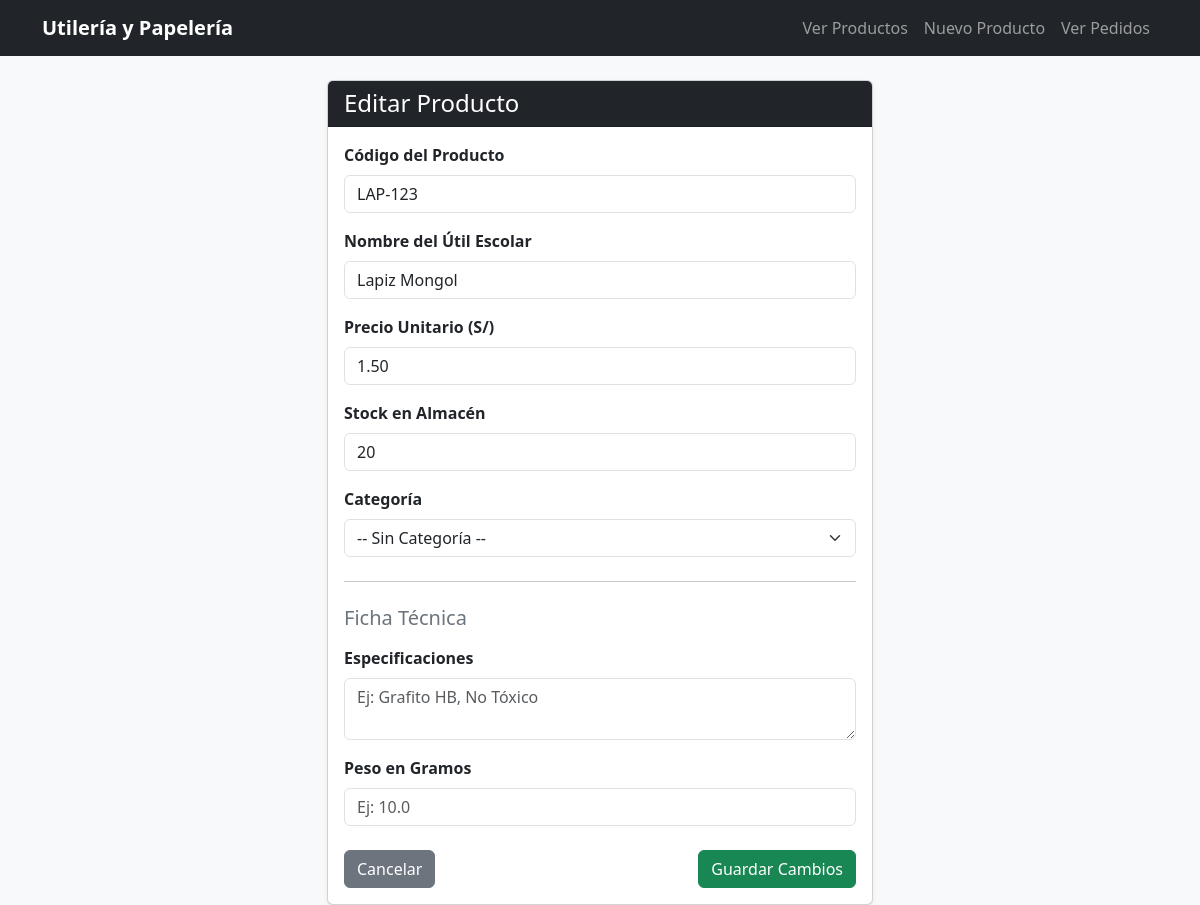
The app's page /utileria/editar/2/, older data.
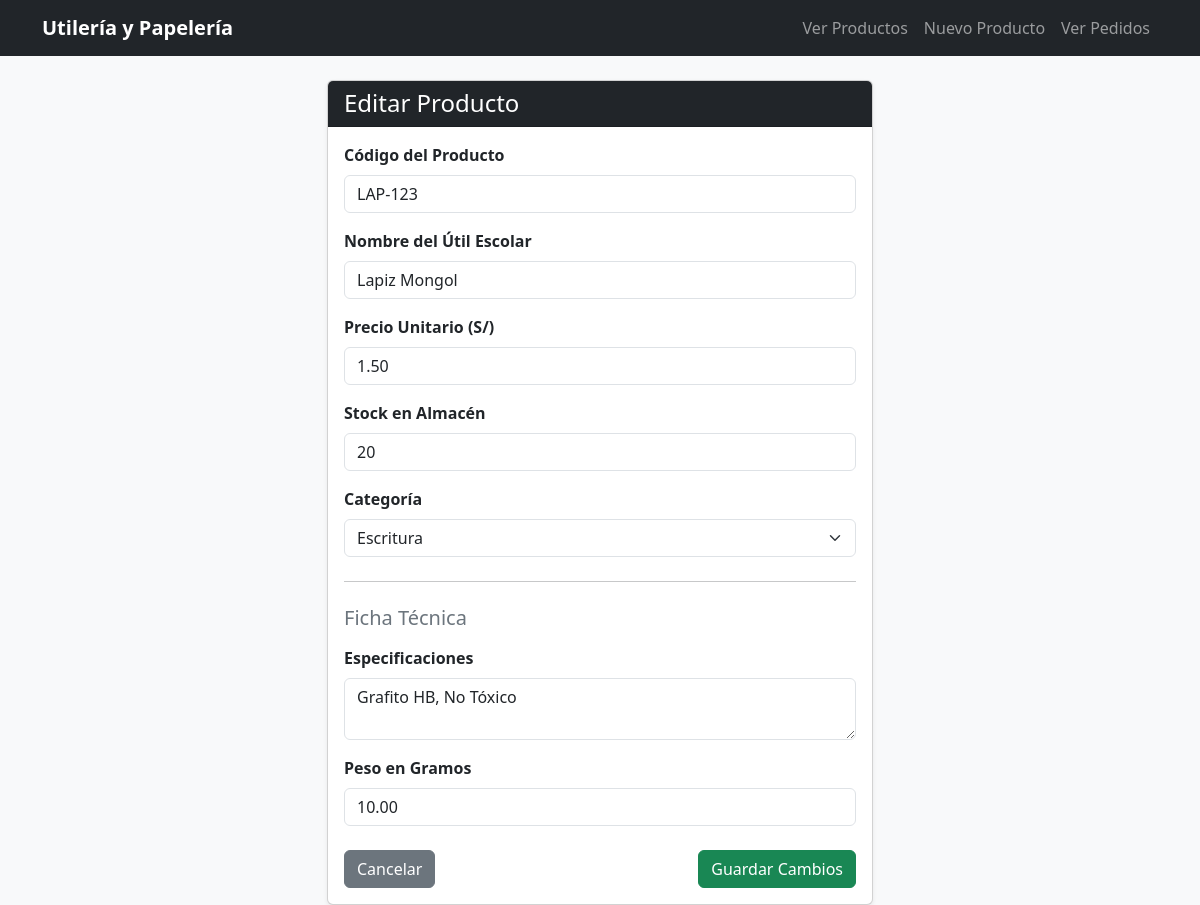
The same page, newer data.
### utileria/models.py (models this page shows, shortened)
class Producto(models.Model):
    codigo = models.CharField(max_length=20)
    nombre = models.CharField(max_length=100)
    precio = models.DecimalField(max_digits=10, decimal_places=2)
    stock = models.IntegerField()
    categoria = models.ForeignKey(
        Categoria,
        on_delete=models.PROTECT,
        related_name='productos',
        null=True,
        blank=True
    )

class Categoria(models.Model):
    nombre = models.CharField(max_length=100)
    descripcion = models.TextField(blank=True, null=True)

class FichaTecnicaProducto(models.Model):
    producto = models.OneToOneField(
        Producto,
        on_delete=models.CASCADE,
        related_name='ficha_tecnica'
    )
    especificaciones = models.TextField()
    dimensiones = models.CharField(max_length=100)
    peso_gramos = models.DecimalField(max_digits=6, decimal_places=2)
    es_toxico = models.BooleanField(default=False)

### utileria/views.py (the view, shortened to what this page needs)
# urls.py: path("editar/<int:id>/", views.producto_update, name="producto_update"),
def producto_update(request, id):
    producto = get_object_or_404(Producto, id=id)
    categorias = Categoria.objects.all()
    return render(request, "utileria/producto_form.html", {
        "producto": producto,
        "categorias": categorias
    })

### utileria/templates/utileria/producto_form.html (shortened to what this page needs)
{% extends 'utileria/base.html' %}
{% block content %}
<div class="row justify-content-center">
    <div class="col-md-6">
        <div class="card shadow-sm">
            <div class="card-header bg-dark text-white">
                <h4 class="mb-0">Editar Producto</h4>
            </div>
            <div class="card-body">
                <form method="POST">
                    <div class="mb-3">
                        <label for="codigo" class="form-label fw-bold">Código del Producto</label>
                        <input type="text" name="codigo" id="codigo" class="form-control" value="{{ producto.codigo }}" required>
                    </div>
                    <div class="mb-3">
                        <label for="nombre" class="form-label fw-bold">Nombre del Útil Escolar</label>
                        <input type="text" name="nombre" id="nombre" class="form-control" value="{{ producto.nombre }}" required>
                    </div>
                    <div class="mb-3">
                        <label for="precio" class="form-label fw-bold">Precio Unitario (S/)</label>
                        <input type="number" step="0.01" name="precio" id="precio" class="form-control" value="{{ producto.precio }}" required>
                    </div>
                    <div class="mb-3">
                        <label for="stock" class="form-label fw-bold">Stock en Almacén</label>
                        <input type="number" name="stock" id="stock" class="form-control" value="{{ producto.stock }}" required>
                    </div>
                    <div class="mb-3">
                        <label for="categoria" class="form-label fw-bold">Categoría</label>
                        <select name="categoria" id="categoria" class="form-select">
                            <option value="">-- Sin Categoría --</option>
                            {% for cat in categorias %}
                                <option value="{{ cat.id }}" {% if producto.categoria_id == cat.id %}selected{% endif %}>
                                    {{ cat.nombre }}
                                </option>
                            {% endfor %}
                        </select>
                    </div>
                    <hr class="my-4">
                    <h5 class="text-secondary mb-3">Ficha Técnica</h5>
                    <div class="mb-3">
                        <label for="especificaciones" class="form-label fw-bold">Especificaciones</label>
                        <textarea name="especificaciones" id="especificaciones" class="form-control" rows="2" placeholder="Ej: Grafito HB, No Tóxico">{{ producto.ficha_tecnica.especificaciones|default:"" }}</textarea>
                    </div>
                    <div class="mb-3">
                        <label for="peso_gramos" class="form-label fw-bold">Peso en Gramos</label>
                        <input type="number" step="0.1" name="peso_gramos" id="peso_gramos" class="form-control" value="{{ producto.ficha_tecnica.peso_gramos|default:"" }}" placeholder="Ej: 10.0">
                    </div>
                    <div class="d-flex justify-content-between pt-2">
                        <a href="{% url 'utileria:producto_list' %}" class="btn btn-secondary">Cancelar</a>
                        <button type="submit" class="btn btn-success">Guardar Cambios</button>
                    </div>
                </form>
            </div>
        </div>
    </div>
</div>
{% endblock %}

Row changes from the older to the newer data that the page shows:
changed Producto "LAP-123": categoria (not shown) → "Escritura"; especificaciones (not shown) → "Grafito HB, No Tóxico"; peso_gramos (not shown) → "10.00"
Text that changed along with them:
form field categoria: "-- Sin Categoría --" → (not shown)
